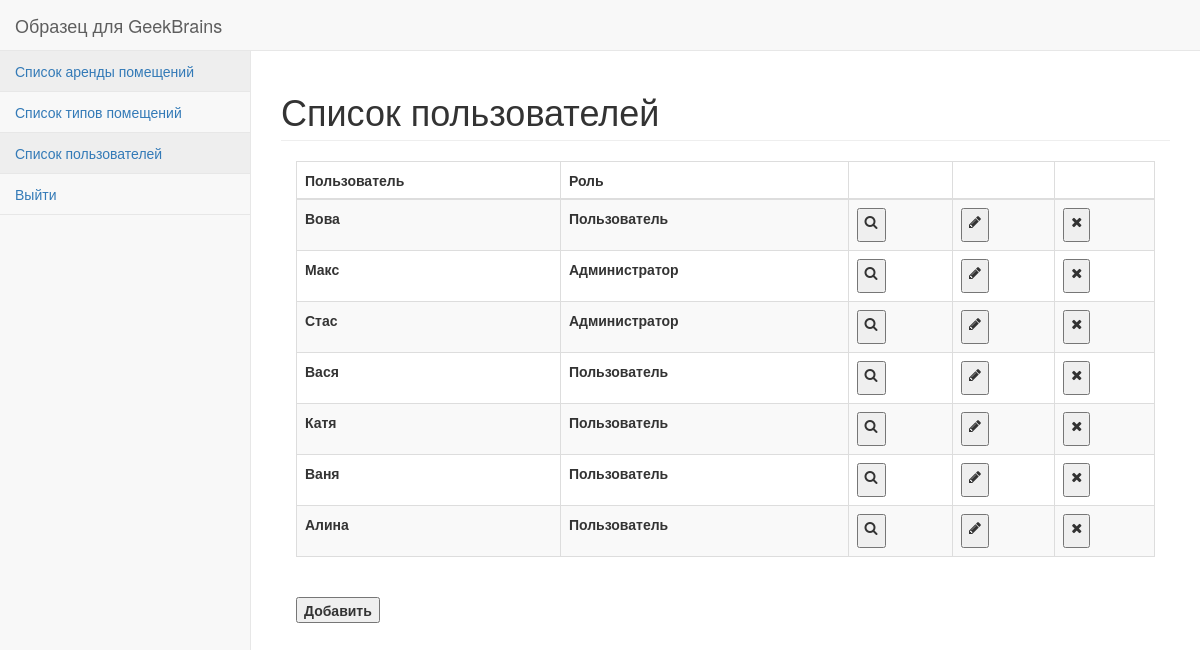
The app's page /index.php?cat=users&act=all (signed in) with its own data.
### tables this page shows
CREATE TABLE `users` (
  `ID` int(10) UNSIGNED NOT NULL,
  `Role` int(10) UNSIGNED NOT NULL,
  `Username` varchar(128) NOT NULL,
  `Password` varchar(64) NOT NULL,
  `Salt` varchar(32) NOT NULL
);

### controller/controller_users.php (called while the page is built, shortened)
<?php
class UsersController extends general
{
    function users_all()
    {
        $users = User::all();
        return render('users_all', [
            'users' => $users
        ]);
    }
}

### model/functions_users_model.php (called while the page is built, shortened)
<?php
class User extends Model
{
    public static function className()
    {
        return 'User';
    }
    public static function tableName()
    {
        return 'users';
    }
}

### system/base_model.php (called while the page is built, shortened)
<?php
class Model
{
    protected static $fields = array();
    protected static $db = NULL;
    protected $data = array();
    public function __get($field)
    {
        if (isset($this->data[$field]))
        {
            return $this->data[$field];
        }
        if (!(in_array($field,static::get_fields())))
        {
            return self::FIELD_NOT_EXIST;
        }
        else
        {
            return NULL;
        }
    }
    protected static function init_fields()
    {
        $query = "DESCRIBE `".static::tableName()."`;";
        $result = mysqli_query(self::get_db(),$query);
        while($row = mysqli_fetch_assoc($result))
        {
            static::$fields[] = $row['Field'];
        }
    }
    static function get_db()
    {
        if (self::$db === NULL)
        {
            include("db_connect.php");
            self::$db = $link;
        }
        return self::$db;
    }
    public function load($data = array())
    {
        foreach($data as $k => $v)
        {
            if (!in_array($k,static::get_fields()))
            {
                return self::FIELD_NOT_EXIST;
            }
            else
            {
                $this->data[$k] = $v;
            }
        }
        return true;
    }
    protected static function get_fields()
    {
        return static::$fields;
    }
    public static function all($condition = '1')
    {
        $query = "SELECT * FROM `".static::tableName()."` WHERE {$condition}";
        $result = mysqli_query(self::get_db(),$query);
        $all = array();
        while ($row = mysqli_fetch_assoc($result))
        {
            $one = new $class_name();
            if ($one->load($row))
            {
                $all[] = $one;
            }
        }
        return $all;
    }
}

### view/users_all.php (the view, shortened to what this page needs)
<div id="page-wrapper">
    <div class="container-fluid">
        <div class="row">
            <div class="col-lg-14">
                <h1 class="page-header">Список пользователей</h1>
            </div>
        </div>
        <table class="table table-bordered table-striped">
            <thead>
            <tr>
                <th>
                    Пользователь
                </th>
                <th>
                    Роль
                </th>
                <th>
                </th>
                <th>
                </th>
                <th>
                </th>
            </tr>
            </thead>
            <?php
            foreach ($users as $Akey => $Avalue)
            {
                ?>
                <tr>
                    <th>
                        <?= $Avalue->Username ?>
                    </th>
                    <th>
                        <?= User::$roles[$Avalue->Role] ?>
                    </th>
                    <th>
                        <form action="" method="post">
                            <button type="submit"><p class="fa fa-search"></p></button>
                        </form>
                    </th>
                    <th>
                        <form action="" method="post">
                            <button type="submit"><p class="fa fa-pencil"></p></button>
                        </form>
                    </th>
                    <th>
                        <form action="" method="post">
                            <button type="submit"><p class="fa fa-times"></p></button>
                        </form>
                    </th>
                </tr>
                <?php
            }
            ?>
        </table>
        <table>
            <thead>
            <tr>
                <th>
                    <form action="" method="post">
                        <button type="submit">Добавить</button>
                    </form>
                </th>
            </tr>
            </thead>
        </table>
    </div>
</div>

### records on screen
users: Username "Вова", Role "Пользователь"
users: Username "Макс", Role "Администратор"
users: Username "Стас", Role "Администратор"
users: Username "Вася", Role "Пользователь"
users: Username "Катя", Role "Пользователь"
users: Username "Ваня", Role "Пользователь"
users: Username "Алина", Role "Пользователь"

### other values on screen
LESSON_NUMBER "Образец для GeekBrains"
